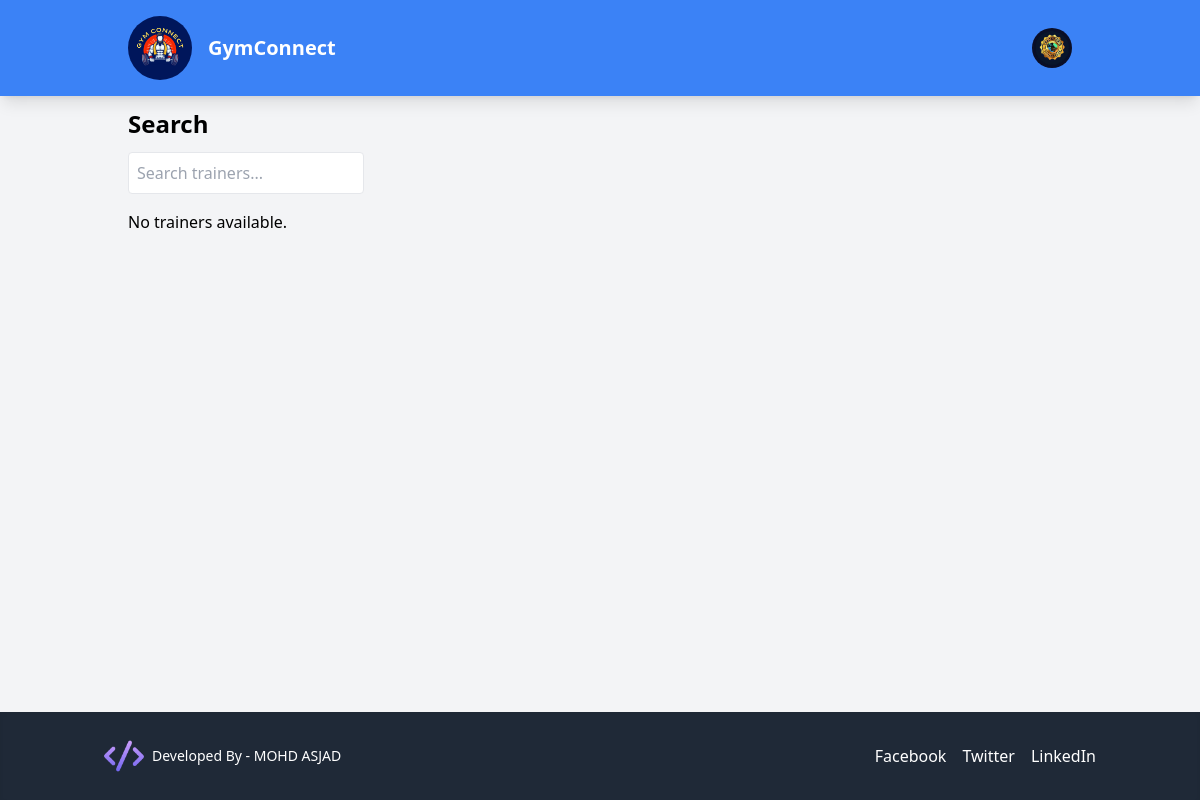
/gym-owner/add-trainer/ (signed in), run on an earlier commit of the app's database.
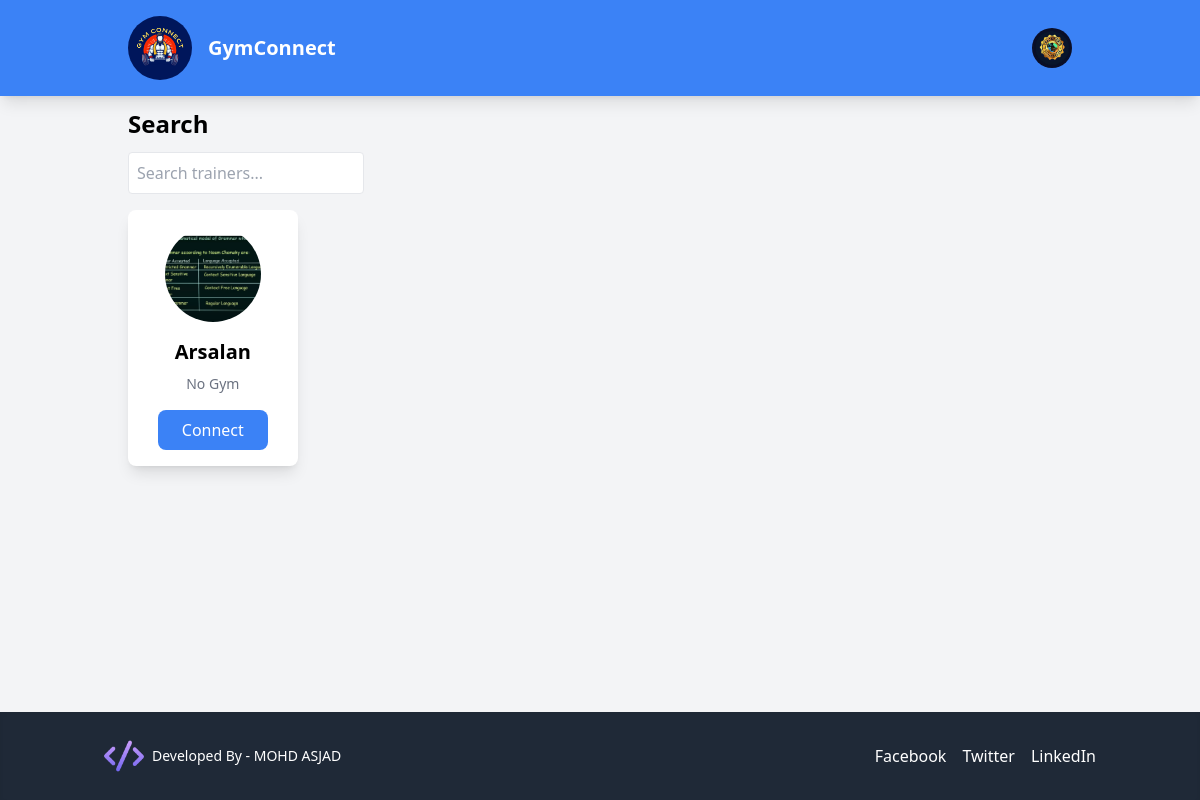
And on a later commit of the database.
### accounts/models.py (models this page shows, shortened)
class BaseUser(AbstractBaseUser, PermissionsMixin):
    email = models.EmailField(unique=True)
    password = models.CharField(max_length=128)
    is_active = models.BooleanField(default=True)
    is_staff = models.BooleanField(default=False)
    objects = BaseUserManager()
    USERNAME_FIELD = 'email'
    REQUIRED_FIELDS = []

class Trainer(BaseUser):
    def default_gym_owner():
        try:
            return Trainer.objects.get(email="default@gymconnect.com").id
        except Trainer.DoesNotExist:
            return None  # or a default valid ID if you prefer
    name = models.CharField(max_length=255)
    gym_id = models.ForeignKey(GymOwner, on_delete=models.CASCADE, blank=True, null=True, default=default_gym_owner)  # Using callable for default
    contact_no = models.CharField(max_length=10, null= True)
    address = models.CharField(max_length=255,blank=True, null=True)
    city = models.CharField(max_length=100, blank=True, null=True)
    state = models.CharField(max_length=100, blank=True, null=True)
    profile_picture = models.ImageField(upload_to='profile_pictures/', blank=True, null=True)
    certificate_image = models.ImageField(upload_to='certificates/', blank=True, null=True)

### gymOwner/views.py (the view)
# urls.py: path('add-trainer/', views.add_trainer, name='add_trainer'),
@login_required
def add_trainer(request):
    owner=  request.user
    profile =  GymOwner.objects.get(id = owner.id)
    gym_owner = request.user.gymowner
    trainers = Trainer.objects.exclude(gym_id=gym_owner)
    trainer_requests = TrainerRequest.objects.filter(gym=gym_owner)
    requested_trainers = {trainer_request.trainer.id for trainer_request in trainer_requests}
    trainers_to_display = trainers.exclude(id__in=requested_trainers)
    return render(
        request,
        'gymOwner/add_trainer.html',
        {
            'trainers': trainers_to_display,# Only trainers that haven't been requested
            'profile':profile,
        }
    )

### gymOwner/templates/gymOwner/add_trainer.html (shortened to what this page needs)
<!DOCTYPE html>
<html lang="en">
  <head>
    <script src="https://cdn.tailwindcss.com"></script>
  </head>
  <body class="bg-gray-100 font-sans min-h-screen flex flex-col">
{% load static %}
    <header class="bg-blue-500 text-white py-4 shadow-lg">
      <div class="container mx-auto flex items-center justify-between">
        <div class="flex items-center space-x-4 px-10">
          <a href="{% url 'gym_owner_deshboard' %}"><img
            src="{% static 'core/image/logo.png' %}"
            class="w-16 h-16 rounded-full"
            alt="GymConnect Logo"
          /></a>
          <div class="text-xl font-semibold">GymConnect</div>
        </div>
        <nav class="relative px-10">
            <a href="{% url 'logout' %}">
              <img
              src="{{ profile.profile_picture.url }}"
              class="w-10 h-10 rounded-full object-cover"
              alt="Profile Picture"
            />
            </a>
          </div>
    </header>
    <main class="flex-grow flex">
    <div class="container mx-auto px-10">
      <h1 class="text-2xl font-bold my-3">Search</h1>
      <div class="mb-4">
        <input
          type="text"
          id="search-input"
          class="border p-2 rounded w-1/4 focus:outline-none focus:ring-2 focus:ring-blue-500"
          placeholder="Search trainers..."
          oninput="searchTrainers()"
        />
      </div>
<div id="trainer-list" class="grid grid-cols-1 sm:grid-cols-2 lg:grid-cols-5 gap-6">
  {% for trainer in trainers %}
  <div
    class="trainer-item bg-white p-4 shadow-lg rounded-lg transform hover:scale-105 transition-transform"
    data-trainer-id="{{ trainer.id }}"
  >
    <div class="mb-4 flex justify-center">
      <img
        src="{{ trainer.profile_picture.url }}"
        alt="Trainer Image"
        class="w-24 h-24 rounded-full object-cover"
      />
    </div>
    <h2
      class="text-xl font-semibold text-center cursor-pointer hover:text-blue-600 mb-2"
      onclick="openTrainerPopup({{ trainer.id }})"
    >
      {{ trainer.name }}
    </h2>
    <p class="text-sm text-gray-500 text-center mb-4">
      {% if trainer.gym_id %}
        {{ trainer.gym_id.gym_name }}
      {% else %}
        No Gym
      {% endif %}
    </p>
    <form method="post" class="text-center">
      <button
        id="connect-btn-{{ trainer.id }}"
        onclick="sendConnectionRequest({{ trainer.id }})"
        class="bg-blue-500 text-white px-6 py-2 rounded-lg hover:bg-blue-700 transition"
      >
        Connect
      </button>
    </form>
  </div>
  {% empty %}
  <p>No trainers available.</p>
  {% endfor %}
</div>
</div>
    </main>
    <footer class="bg-gray-800 text-white py-6 shadow-inner">
      <div class="container mx-auto flex items-center justify-between px-4">
        <div class="footer-logo flex items-center">
          <img
            src="{% static 'gymOwner/image/footer-logo.png' %}"
            class="w-10 h-10 rounded-full hover:scale-105 transition-transform duration-300"
            alt="Footer Logo"
          />
          <span class="ml-2 text-sm font-medium"
            >Developed By - MOHD ASJAD</span
          >
        </div>
        <div class="social-links flex space-x-4">
          <a href="#" class="hover:text-blue-400 transition duration-200"
            >Facebook</a
          >
          <a href="#" class="hover:text-blue-400 transition duration-200"
            >Twitter</a
          >
          <a href="#" class="hover:text-blue-400 transition duration-200"
            >LinkedIn</a
          >
        </div>
      </div>
    </footer>
  </body>
</html>

What changed in the data, as far as the page shows it:
added Trainer: profile_picture (picture), name "Arsalan", shows "No Gym"
Also different on the page:
text no longer shown: "No trainers available."
